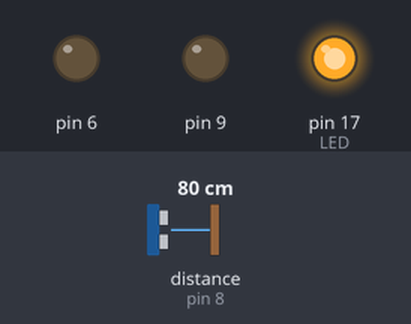
A sketch run on a simulated Arduino Uno, built with avr-gcc and run on an emulated ATmega328P. Parts: output pins drawn as LEDs (lit = HIGH). The inputs (shaded band) are chosen by the test bench; at power-on: distance to the obstacle (sensor on pin 8) 80 cm. The echo pulse lasts 58.3 µs per cm; what the sketch prints to the serial monitor is not drawn.

Above: at 0.1 s.
Timing chart, 0 to 1.6 s (numbered marks = the images above):
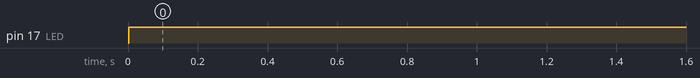

Measured:
- by itself, pin 17 (LED): LOW → HIGH at 0.00 s

The sketch:

FollowTheLeader_Follower.ino
```cpp
#include <NewPing.h>

#include <IRremote.h>
#include <CppList.h>
#include <IRremoteInt.h>

#include <Motor.h>

#include <IR.h>

#define WHEEL0 6
#define WHEEL1 9
#define MOTORENA 20
#define MSG_FWD 0
#define MSG_BACK 1
#define MSG_LEFT 2
#define MSG_RIGHT 3
#define MSG_SLOW 4
#define MSG_FAST 5
#define SLOW 75
#define FAST 125
#define MAXDIST 8
#define TURNSPEED 25
#define TRIG 7
#define ECHO 8
#define MAXDISTANCE 500
int LED = 17;
IR ir;
Motor motor(WHEEL0, WHEEL1, MOTORENA);
NewPing sonar(TRIG, ECHO, MAXDISTANCE);


int IT=0;
int motorSpeed = FAST; //175 slow, 255 fast
void setup(){
	Serial.begin(9600);
	pinMode(LED,OUTPUT);
}
#define BIG 200
#define LITTLE 20
void loop(){
        digitalWrite(LED,HIGH);
	int res = ir.getMessage();
        if(res != -1){
          digitalWrite(LED,LOW);
        }
         int son = sonar.ping_in();
          Serial.println(son);
        if(ir.front()){
            if(son > MAXDIST || son == 0)
	      motor.forward(motorSpeed);
            else
               motor.stop();
	}else if(ir.left()){
	    motor.turnLeft(TURNSPEED);
	}else if(ir.right()){
	    motor.turnRight(TURNSPEED);
	}else if(ir.back()){
	    motor.turnRight(TURNSPEED);
        } else if (son < MAXDIST && son){
            motor.stop();
        } else{
            //motor.turnLeft(TURNSPEED);
        }
	delay(BIG);
}
```
